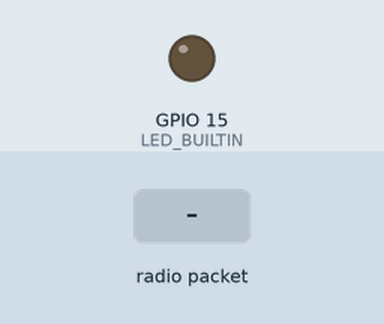
A sketch run on a simulated ESP32-S2. On the bench: output pins drawn as LEDs (lit = HIGH). Inputs (shaded band) come from the test bench. No radio packets arrive unless stated; what the sketch prints to the serial monitor is not drawn.

Above: at 1.2 s.
1.3 s: radio packet "5" arrives
At 1.8 s:
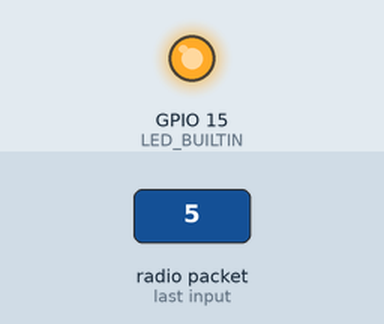
Timing chart, 0 to 4.3 s (numbered marks = the images above; inputs shaded):
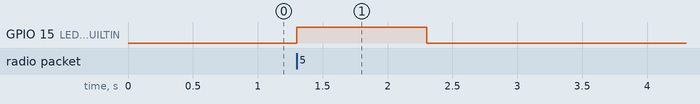

The sketch:

LoRa_Receiver_esp32s2mini.ino
```cpp
#include <SPI.h>
#include <LoRa.h>

#define ss 12
#define rst 16
#define dio0 2

int LED = 3;
String inString = "";    // string to hold input
int val = 0;

void setup() {
  pinMode(LED_BUILTIN, OUTPUT);
  Serial.begin(9600);
  LoRa.setPins(ss, rst, dio0);

  // while (!Serial);
  Serial.println("LoRa Receiver");
  if (!LoRa.begin(433E6)) { // or 915E6
    Serial.println("Starting LoRa failed!");
    while (1){
      Serial.print("MOSI: ");
      Serial.println(MOSI);
      Serial.print("MISO: ");
      Serial.println(MISO);
      Serial.print("SCK: ");
      Serial.println(SCK);
      Serial.print("SS: ");
      Serial.println(SS);
      delay(10000);};
  }
}

void loop() {
  // try to parse packet
  int packetSize = LoRa.parsePacket();
  if (packetSize) {
    digitalWrite(LED_BUILTIN, HIGH);  // turn the LED on (HIGH is the voltage level)
    delay(1000);                      // wait for a second
    digitalWrite(LED_BUILTIN, LOW);   // turn the LED off by making the voltage LOW
    // read packet
    while (LoRa.available())
    {
      int inChar = LoRa.read();
      inString += (char)inChar;
      val = inString.toInt();
    }
    inString = "";
    LoRa.packetRssi();
    Serial.println(val);
  }

}
```

Measured:
- after the input at 1.3 s, GPIO 15 (LED_BUILTIN): LOW → HIGH at once, → LOW 1.0 s later
